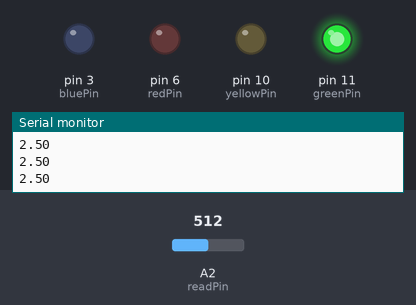
Recording of a sketch running on a simulated Arduino Uno, built with avr-gcc and run on an emulated ATmega328P. Parts: output pins drawn as LEDs (lit = HIGH), the last lines printed to the serial monitor. The test bench sets the inputs (shaded band); at power-on: A2 (readPin) = 512.

Above: at 1.2 s.
1.3 s: A2 (readPin) set to 604
2.8 s: A2 (readPin) set to 623
At 3.2 s:
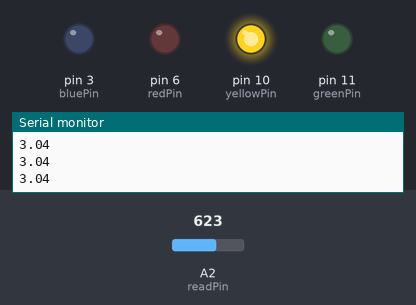
4.3 s: A2 (readPin) set to 800
5.8 s: A2 (readPin) set to 837
At 6.6 s:
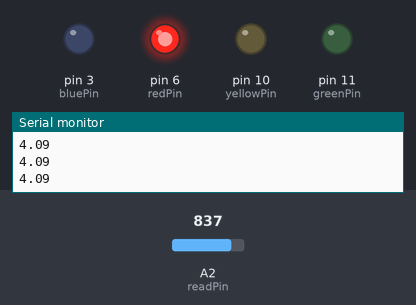
7.3 s: A2 (readPin) set to 306
At 7.6 s:
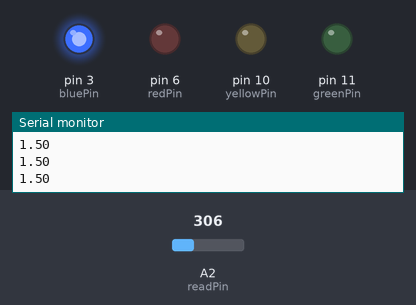
8.8 s: A2 (readPin) set to 396
10.3 s: A2 (readPin) set to 428
At 11.0 s:
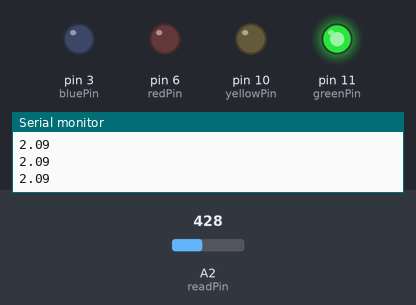
Timing chart, 0 to 12.8 s (numbered marks = the images above; inputs shaded):
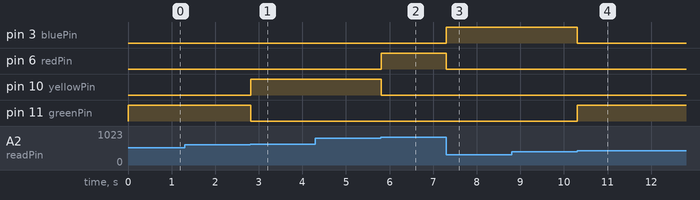

The sketch:

potentiometer_led.ino
```cpp
int greenPin=11;
int yellowPin=10;
int redPin=6;
int bluePin=3;
int readVal;
int readPin=A2;
float V2;

void setup() {
  // put your setup code here, to run once:

Serial.begin(9600);
pinMode(readVal,INPUT);
pinMode(greenPin,OUTPUT);
pinMode(yellowPin,OUTPUT);
pinMode(redPin,OUTPUT);
pinMode(bluePin,OUTPUT);

}

void loop() {
  // put your main code here, to run repeatedly:
  readVal=analogRead(readPin);
  V2=(5./1023.)*readVal;
  Serial.println(V2);
  if(V2<2.0){
    digitalWrite(bluePin,HIGH);
    digitalWrite(greenPin,LOW);
    digitalWrite(yellowPin,LOW);
    digitalWrite(redPin,LOW);
  }
  if (V2>2.0 && V2<3.0){
    digitalWrite(bluePin,LOW);
    digitalWrite(greenPin,HIGH);
    digitalWrite(yellowPin,LOW);
    digitalWrite(redPin,LOW);
  }
  if (V2>3.0 && V2<4.0){
    digitalWrite(bluePin,LOW);
    digitalWrite(greenPin,LOW);
    digitalWrite(yellowPin,HIGH);
    digitalWrite(redPin,LOW);
  }
  if (V2>4.0){
    digitalWrite(bluePin,LOW);
    digitalWrite(greenPin,LOW);
    digitalWrite(yellowPin,LOW);
    digitalWrite(redPin,HIGH);
  }

  delay(10);

}
```

Measured:
- the behaviour switches between 613 and 614 on A2 (readPin) (found by bisection; images 0 and 1)
- the behaviour switches between 818 and 819 on A2 (readPin) (found by bisection; images 1 and 2)
- the behaviour switches between 409 and 410 on A2 (readPin) (found by bisection; images 3 and 4)
- after the input at 2.8 s, pin 10 (yellowPin): LOW → HIGH at once; pin 11 (greenPin): HIGH → LOW at once
- after the input at 5.8 s, pin 6 (redPin): LOW → HIGH at once; pin 10 (yellowPin): HIGH → LOW at once
- after the input at 7.3 s, pin 3 (bluePin): LOW → HIGH at once; pin 6 (redPin): HIGH → LOW at once
- after the input at 10.3 s, pin 3 (bluePin): HIGH → LOW at once; pin 11 (greenPin): LOW → HIGH at once
